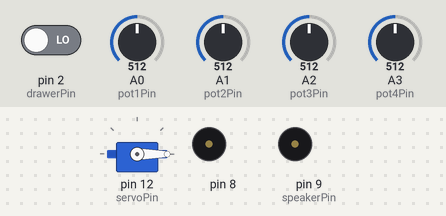
Recording of a sketch running on a simulated Arduino Uno, built with avr-gcc and run on an emulated ATmega328P. Shown: servo, buzzer (waves = sounding, pin HIGH). The test bench sets the inputs (shaded band); at power-on: pin 2 (drawerPin) LOW, A0 (pot1Pin) = 512, A1 (pot2Pin) = 512, A2 (pot3Pin) = 512, A3 (pot4Pin) = 512. What the sketch prints to the serial monitor is not drawn.

Above: at 1.2 s.
1.3 s: pin 2 (drawerPin) driven HIGH
At 1.82 s:
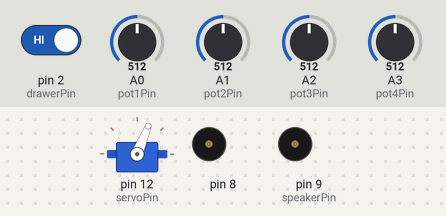
At 2.18 s:
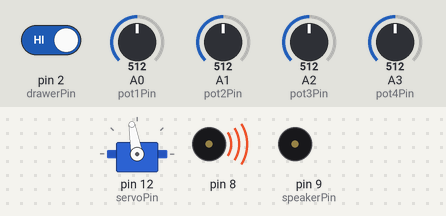
4.3 s: pin 2 (drawerPin) driven LOW
At 4.47 s:
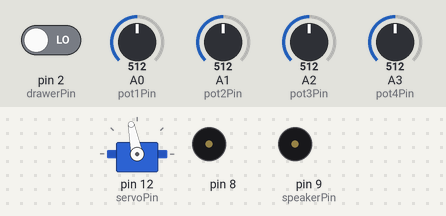
Timing chart, 0 to 7.3 s (numbered marks = the images above; inputs shaded):
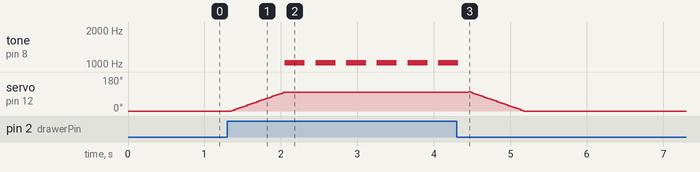

The sketch:

Full9.ino
```cpp
#include <Servo.h>

// Declare Pin outs
const int drawerPin = 2;
const int needleUpSwitchPin = 3;
const int speakerPin = 9;
const int servoPin = 12;
const int ledPin =  13;
const int pot1Pin =  A0;
const int pot2Pin =  A1;
const int pot3Pin =  A2;
const int pot4Pin =  A3;

//Low and High values mapped from the potentiometer
const int lowPot = 0;
const int highPot = 1023;

//Low and High frequencies mapped to by the potentiometer
const int lowFreq = 60;
const int highFreq = 2000;

//Speeds of the Servo for moving the needles
const int downSpeed = 80;
const int upSpeed = 100;

// Number of Milliseconds for moving the needles down
const int downTime = 200;

const int servoWaitTime = 7;
const int maxAngle = 100;
const int switchDebounceTime = 50;
Servo myServo;
bool systemState;
int pos = 0;
static unsigned long last_interrupt_time = 0;
String needleMove = "none";

void setup() {
  pinMode(drawerPin, INPUT);
  pinMode(needleUpSwitchPin, INPUT);
  pinMode(speakerPin, OUTPUT);
  pinMode(servoPin, OUTPUT);
  Serial.begin(9600);
  moveNeedles("up");

  systemState = LOW;
  myServo.attach(servoPin);
  myServo.write(0);
  digitalWrite(8,LOW);
}

void loop() {
  if (systemState == HIGH) {
    playQnTetrad(analogRead(A0)*2,analogRead(A1)*2,analogRead(A2)*2,analogRead(A3)*2);
    enRest();
  }
  int drawerState = digitalRead(drawerPin);
  if((systemState == HIGH && !drawerState) || (systemState == LOW && drawerState) ) {
    if (millis() - last_interrupt_time > switchDebounceTime) {
      Serial.println("motor");
      if (systemState == HIGH && !drawerState) {
        systemState = LOW;
        moveNeedles("up");
      } else if (systemState == LOW && drawerState) {
        systemState = HIGH;
        moveNeedles("down");
      }
    }
    last_interrupt_time = millis();
  }
  Serial.println(digitalRead(drawerPin));
  Serial.println(systemState);
  Serial.println("--");
  noTone(8);
}


void moveNeedles(String direction) {
  Serial.println("moveNeedles");
  delay(1);
  if (direction == "up") {
    int upStart = millis();
    Serial.println("upM");
    for (pos = pos; pos >= 0; pos -= 1) { // goes from 0 degrees to 180 degrees
      // in steps of 1 degree
      myServo.write(pos);              // tell servo to go to position in variable 'pos'
      delay(servoWaitTime);                       // waits 15ms for the servo to reach the position
    }
    int upEnd = millis();
    Serial.println("up2");
    Serial.println(upEnd - upStart);
  } else if (direction == "down") {
    myServo.write(downSpeed);
    int downStart = millis();
    Serial.println("downM");
    for (pos = 0; pos <= maxAngle; pos += 1) { // goes from 0 degrees to 180 degrees
      // in steps of 1 degree
      myServo.write(pos);              // tell servo to go to position in variable 'pos'
      delay(servoWaitTime);                       // waits 15ms for the servo to reach the position
    }
    int downEnd = millis();
    Serial.println("down2");
    Serial.println(downEnd - downStart);
  }
  Serial.println("--");
  delay(1);
  Serial.println("stopNeedles");
  return;
}

/*
void drawerMove() {
  Serial.println("drawerMove");
  int rising = digitalRead("drawerPin");
  unsigned long interrupt_time = millis();
  if (interrupt_time - last_interrupt_time > 500) {
    Serial.println("interrupt2");
    if (rising == HIGH) {
      Serial.println("down");
      systemState = LOW;
      needleMove = "down";
    } else {
      Serial.println("up");
      systemState = HIGH;
      needleMove = "up";
    }
  }
  last_interrupt_time = interrupt_time;
  return;
}
*/

void qnRest() {noTone(8); delay(280);}
void enRest() {noTone(8); delay(140);}

void playQnTetrad(int noteA, int noteB, int noteC, int noteD) {
  //280ms for a quarter note
  const int NOTEDELAY = 13;  //ms
  const int REPS = 5; //Number of loops for this chord
  int n;
  for (n = 0; n < REPS; n++) {
    tone(8, noteA);
    delay(NOTEDELAY);
    tone(8, noteB);
    delay(NOTEDELAY);
    tone(8, noteC);
    delay(NOTEDELAY);
    tone(8, noteD);
    delay(NOTEDELAY);
  }
  noTone(8);
}//playQnTetrad()


void playTune() {
  int sensorReading = analogRead(pot1Pin);
  int thisPitch = map(sensorReading, lowPot, highPot, lowFreq, highFreq);
  //Serial.println(thisPitch);
  tone(speakerPin, thisPitch, 10);
  delay(1);
  return;
}
```

Measured:
- after the input at 1.3 s, tone on pin 8: alternates 1024 Hz for 0.26 s and silent for 0.14 s, starting after 0.75 s; servo on pin 12 (servoPin): moves from 0° to 100° over 0.70 s, starting after 0.05 s
- after the input at 4.3 s, tone on pin 8: goes on until 4.3 s, then stays silent
